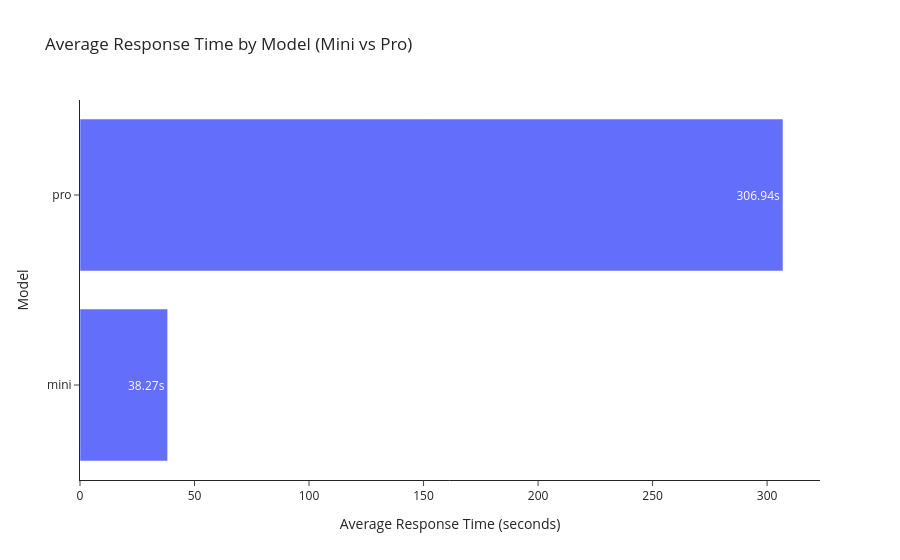

Notebook source saved alongside this figure:
### Markdown cell above
## 5) Chart Prototype: Average Response Time (Mini vs Pro)

**What is calculated here:**
- Mean `response_time_seconds` for `mini` and `pro` models.

**How it is calculated:**
- Filter `research_requests` to `model in [mini, pro]`.
- Drop invalid response times.
- Group by model and calculate mean.

**Expected output:**
- Printed model latency table.
- Plotly horizontal bar chart.

### Code cell
# Chart prototype 2: Average response time by model (mini vs pro)
latency_df = research_requests.copy()
latency_df["model"] = latency_df["model"].astype(str).str.lower().str.strip()
latency_df["response_time_seconds"] = pd.to_numeric(latency_df["response_time_seconds"], errors="coerce")
latency_df = (
    latency_df[latency_df["model"].isin(["mini", "pro"])]
    .dropna(subset=["response_time_seconds"])
    .groupby("model", as_index=False)["response_time_seconds"]
    .mean()
    .rename(columns={"response_time_seconds": "avg_response_time_seconds"})
)

print("Average response time by model:")
print(latency_df)

fig_latency = px.bar(
    latency_df,
    x="avg_response_time_seconds",
    y="model",
    orientation="h",
    title="Average Response Time by Model (Mini vs Pro)",
    labels={
        "avg_response_time_seconds": "Average Response Time (seconds)",
        "model": "Model",
    },
    text=latency_df["avg_response_time_seconds"].map(lambda x: f"{x:.2f}s"),
)
fig_latency.update_layout(template="simple_white")
fig_latency.show()

### Figure 1 — Plotly figure (JSON) as saved in the notebook; plotly's stock layout.template omitted (floating-point values rounded to 4 significant figures)
{"data": [{"alignmentgroup": "True", "hovertemplate": "Average Response Time (seconds)=%{x}<br>Model=%{y}<br>text=%{text}<extra></extra>", "legendgroup": "", "marker": {"color": "#636efa", "pattern": {"shape": ""}}, "name": "", "offsetgroup": "", "orientation": "h", "showlegend": false, "text": ["38.27s", "306.94s"], "textposition": "auto", "type": "bar", "x": [38.27, 306.9], "xaxis": "x", "y": ["mini", "pro"], "yaxis": "y"}], "layout": {"barmode": "relative", "legend": {"tracegroupgap": 0}, "title": {"text": "Average Response Time by Model (Mini vs Pro)"}, "xaxis": {"anchor": "y", "domain": [0, 1], "title": {"text": "Average Response Time (seconds)"}}, "yaxis": {"anchor": "x", "domain": [0, 1], "title": {"text": "Model"}}}}
